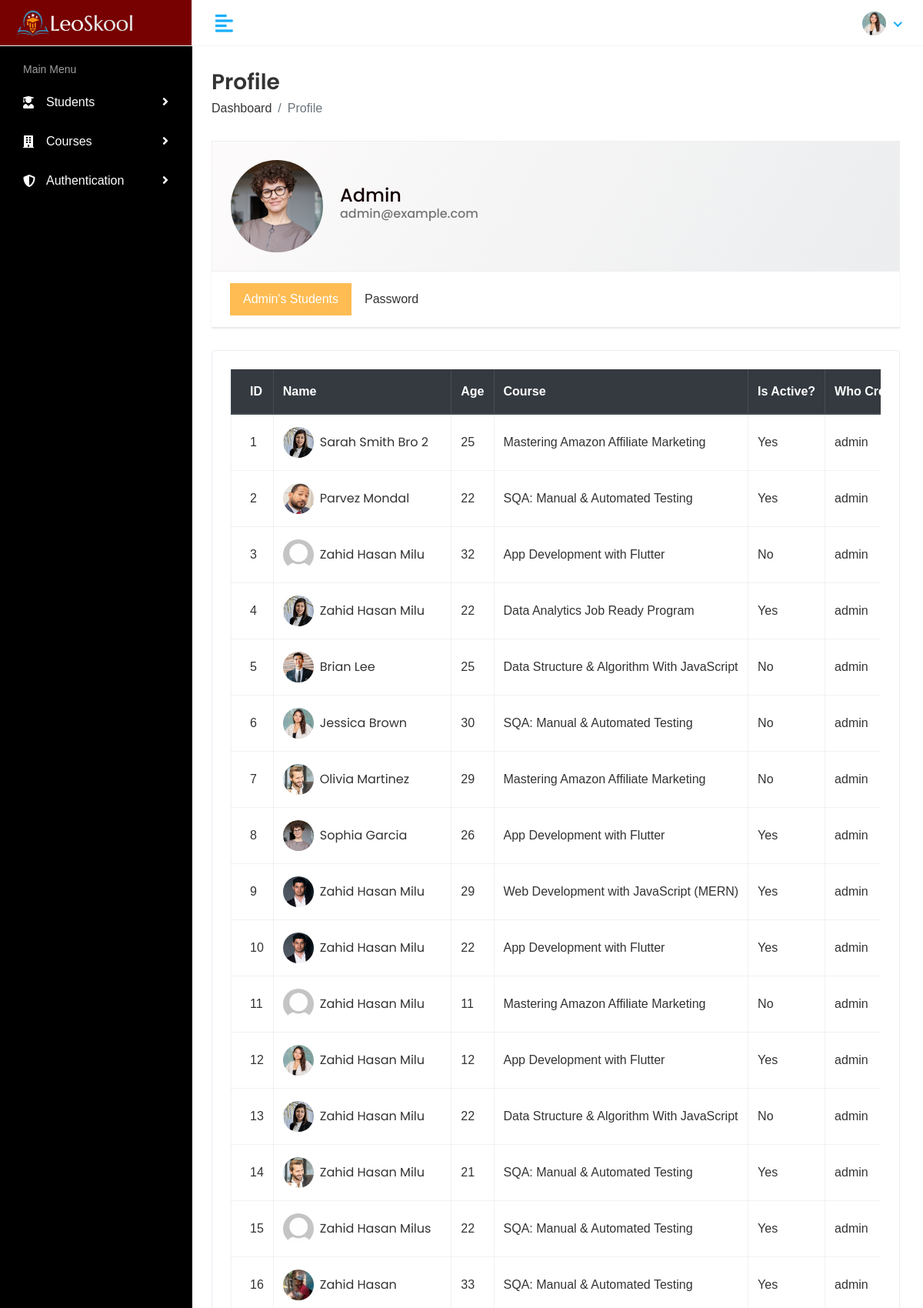
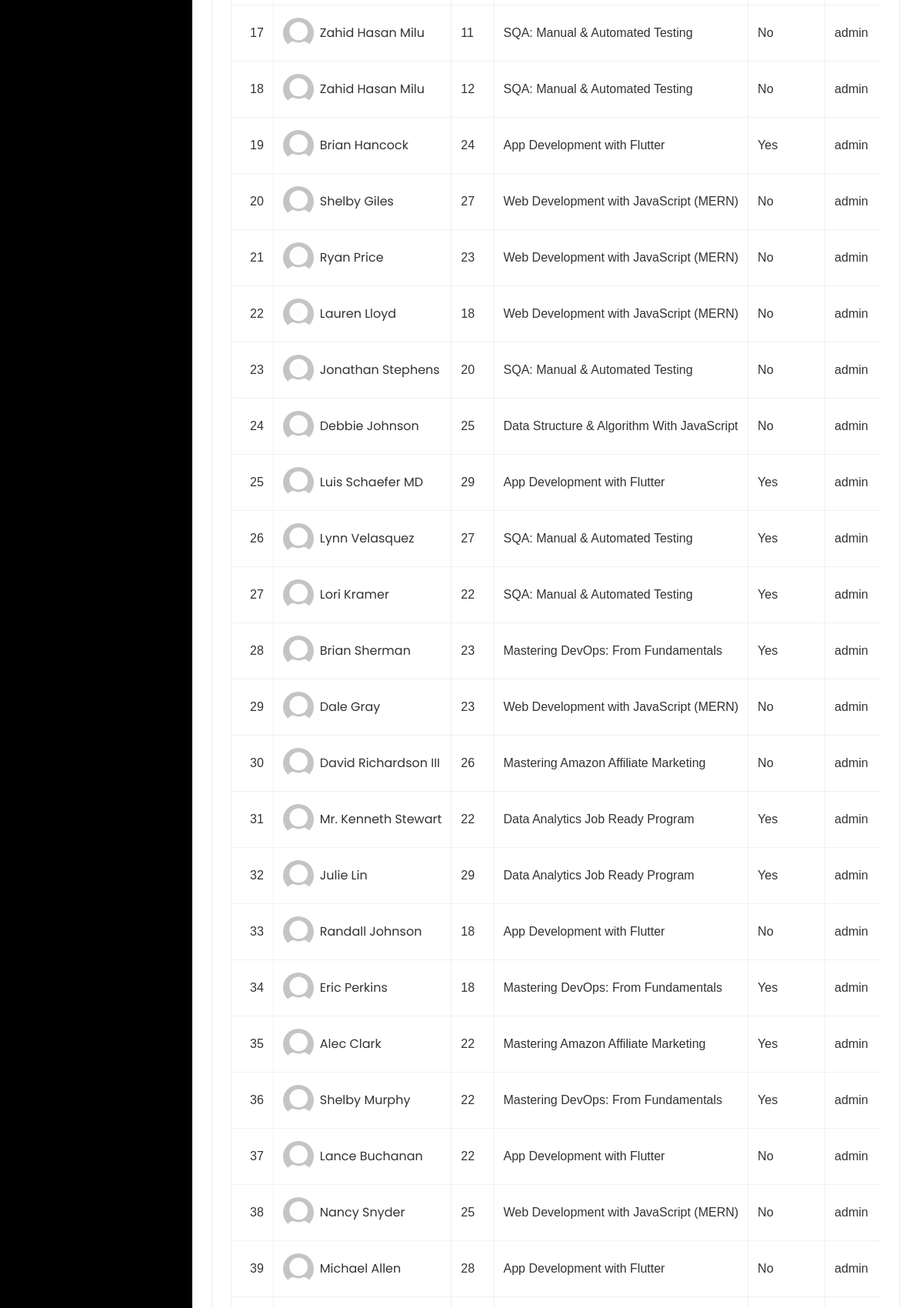
Screenshot of /profile/admin/ (signed in, upper part) with the database file from the repository (2 pictures, top to bottom).
### student/models.py (models this page shows, shortened)
class Student(models.Model):
    GENDER_CHOICES = (
        ('Male', 'Male'),
        ('Female', 'Female'),
    )
    COUNTRY_CHOICES = (
        ('Bangladesh', 'Bangladesh'),
        ('United States', 'United States'),
        ('United Kingdom', 'United Kingdom'),
        ('Germany', 'Germany'),
    )
    name = models.CharField(max_length=100)
    email = models.EmailField(unique=True)
    age = models.IntegerField(blank=False,null=False)
    address = models.TextField(max_length=255,blank=True, null=True)
    gender = models.CharField(max_length=10, choices=GENDER_CHOICES, blank=True, null=True)
    nationality = models.CharField(max_length=50, choices=COUNTRY_CHOICES, blank=True, null=True)
    phone = models.CharField(max_length=15)
    course = models.ForeignKey(Course, on_delete=models.CASCADE)
    photo = models.ImageField(upload_to=student_directory_path, default='profile_default.png')
    active = models.BooleanField(default=False)
    user = models.ForeignKey(User, on_delete=models.CASCADE, related_name='user_students')
    created_at = models.DateTimeField(auto_now_add=True)
    updated_at = models.DateTimeField(auto_now=True)

class Course(models.Model):
    name = models.CharField(max_length=100, unique=True)
    duration = models.IntegerField()
    fee = models.IntegerField()
    active = models.BooleanField(default=True)
    image = models.ImageField(upload_to=course_directory_path, default='Course_default.jpg')

### user_auth/views.py (the view)
# urls.py: path('profile/<str:username>/', views.User_Profile.as_view(), name='profile'),
class User_Profile(LoginRequiredMixin,ListView):
    model = Student
    template_name = "user_auth/profile.html"
    context_object_name = "students"  # Makes template code cleaner
    def get_queryset(self):
        username = self.kwargs.get("username")
        self.profile_user = get_object_or_404(User, username=username)  # Store user object
        return Student.objects.filter(user=self.profile_user)
    def get_context_data(self, **kwargs):
        context = super().get_context_data(**kwargs)
        context["profile_user"] = self.profile_user  # Avoid duplicate queries
        return context

### templates/user_auth/profile.html (shortened to what this page needs)
{% extends 'layout/base.html' %}
{% load static %}
{% block content %}
<div class="page-wrapper">
   <div class="content container-fluid">
      <div class="page-header">
         <div class="row">
            <div class="col">
               <h3 class="page-title">Profile</h3>
               <ul class="breadcrumb">
                  <li class="breadcrumb-item"><a href="index.html">Dashboard</a></li>
                  <li class="breadcrumb-item active">Profile</li>
               </ul>
            </div>
         </div>
      </div>
      <div class="row">
         <div class="col-md-12">
            <div class="profile-header">
               <div class="row align-items-center">
                  <div class="col-auto profile-image">
                     <a href="#">
                        <img class="rounded-circle" alt="User Image" src="{% static 'assets/img/profiles/avatar-02.jpg' %}">
                     </a>
                  </div>
                  <div class="col ml-md-n2 profile-user-info">
                     <h4 class="user-name mb-0">{{profile_user.username|capfirst}}</h4>
                     <h6 class="text-muted">{{profile_user.email}}</h6>
                  </div>
               </div>
            </div>
            <div class="profile-menu">
               <ul class="nav nav-tabs nav-tabs-solid">
                  <li class="nav-item">
                     <a class="nav-link active" data-toggle="tab" href="#per_details_tab">{{request.user.username|capfirst}}'s Students</a>
                  </li>
                  <li class="nav-item">
                     <a class="nav-link" data-toggle="tab" href="#password_tab">Password</a>
                  </li>
               </ul>
            </div>
            <div class="tab-content profile-tab-cont">
               <div class="tab-pane fade show active" id="per_details_tab">
                  <div class="row">
                     <div class="col-lg-12">
                        <div id="table-view">
                           <div class="row">
                              <div class="col-sm-12">
                                 <div class="card card-table">
                                    <div class="card-body">
                                       <div class="table-responsive">
                                          <table class="table table-hover table-bordered table-center mb-0 datatable">
                                             <thead class="thead-dark">
                                                <tr>
                                                   <th>ID</th>
                                                   <th>Name</th>
                                                   <th>Age</th>
                                                   <th>Course</th>
                                                   <th>Is Active?</th>
                                                   <th>Who Created</th>
                                                </tr>
                                             </thead>
                                             <tbody>
                                                {% for student in students  %}
                                                   <tr>
                                                      <td>{{ forloop.counter }}</td>
                                                      <td>
                                                         <h2 class="table-avatar">
                                                            <a href="{% url 'student_details' student.id %}" class="avatar avatar-sm mr-2">
                                                               <img class="avatar-img rounded-circle" src="{{ student.photo.url }}" alt="Image">
                                                            </a>
                                                            <a href="{% url 'student_details' student.id %}">{{student.name}}</a>
                                                         </h2>
                                                      </td>
                                                      <td>{{student.age}}</td>
                                                      <td>{{student.course.name}}</td>
                                                      <td>{% if student.active %} Yes {% else %} No {% endif %}</td>
                                                      <td>{{student.user.username}}</td>
                                                   </tr>
                                                {% endfor %}
                                             </tbody>
                                          </table>
                                       </div>
                                    </div>
                                 </div>
                              </div>
                           </div>
                        </div>
                     </div>
                  </div>
               </div>
            </div>
         </div>
      </div>
   </div>
</div>
{% endblock content %}

### static/assets/css/style.css (style rules this page uses)
html { height: 100%; }
body { background-color: #ffffff; color: #130000; font-family: 'Ubuntu', sans-serif; font-size: 1rem; height: 90%; line-height: 1.5; overflow-x: hidden; }
h1, h2, h3, h4, h5, h6 { font-family: 'Poppins', sans-serif; margin-top: 0; }
a { color: #009ce7; }
input, button, a { transition: all 0.4s ease; -moz-transition: all 0.4s ease; -o-transition: all 0.4s ease; -ms-transition: all 0.4s ease; -webkit-transition: all 0.4s ease; }
ul, ol { padding: 0px; list-style: none; }
.table { color: #333; max-width: 100%; margin-bottom: 0; width: 100%; }
table.table td h2 { display: inline-block; font-size: inherit; font-weight: 400; margin: 0; padding: 0; vertical-align: middle; }
table.table td h2.table-avatar { align-items: center; display: inline-flex; font-size: inherit; font-weight: 400; margin: 0; padding: 0; vertical-align: middle; white-space: nowrap; }
table.table td h2 a { color: #333; }
.table thead tr th { font-weight: 600; }
.table tbody tr { border-bottom: 1px solid rgba(0, 0, 0, 0.05); }
.table.table-center td, .table.table-center th { vertical-align: middle; }
.table-bordered { border: 1px solid rgba(0, 0, 0, 0.05) !important; }
.table-bordered th, .table-bordered td { border-color: rgba(0, 0, 0, 0.05); }
.card-table .card-body .table>thead>tr>th { border-top: 0; }
.card-table .card-body .table tr td:first-child, .card-table .card-body .table tr th:first-child { padding-left: 1.5rem; }
.card-table .table td, .card-table .table th { border-top: 1px solid #e2e5e8; padding: 1rem 0.75rem; white-space: nowrap; }
.text-muted { color: #757575 !important; }
.card { border: 1px solid #ececf5; box-shadow: 0 1px 3px 0 rgba(0, 0, 0, 0.03); margin-bottom: 1.875rem; }
.card-body { padding: 1.5rem; }
.nav-tabs { border-bottom: 1px solid #e6e6e6; }
.nav-tabs>li>a { margin-right: 0; color: #888; border-radius: 0; }
.nav-tabs.nav-tabs-solid>li>a { color: #333; }
.tab-content { padding-top: 20px; }
.nav-tabs .nav-link { border-radius: 0; }
.nav-tabs.nav-tabs-solid>li>a.active, .nav-tabs.nav-tabs-solid>li>a.active:hover, .nav-tabs.nav-tabs-solid>li>a.active:focus { background-color: #FFBC53; border-color: #FFBC53; color: #fff; }
.nav-tabs.nav-tabs-solid { background-color: #fafafa; border: 0; }
.nav-tabs.nav-tabs-solid>li { margin-bottom: 0; }
.nav-tabs.nav-tabs-solid>li>a { border-color: transparent; }
.avatar { position: relative; display: inline-block; width: 3rem; height: 3rem }
.avatar>img { width: 100%; height: 100%; -o-object-fit: cover; object-fit: cover; }
.avatar-sm { width: 2.5rem; height: 2.5rem; }
.page-wrapper { margin-left: 245px; padding-top: 60px; position: relative; transition: all 0.4s ease; }
.page-wrapper>.content { padding: 1.875rem 1.875rem 0; }
.page-header { margin-bottom: 1.875rem; }
.page-header .breadcrumb { background-color: transparent; color: #6c757d; font-size: 1rem; font-weight: 500; margin-bottom: 0; padding: 0; }
.page-header .breadcrumb a { color: #333; }
.page-title { font-size: 28px; font-weight: 600; color: #333; margin-bottom: 5px; }
.profile-header { background: linear-gradient(120deg, #fdfbfb 0%, #ebedee 100%); border: 1px solid #efefef; padding: 1.5rem; }
.profile-menu { background-color: #fff; box-shadow: 0 2px 2px rgba(0, 0, 0, 0.1); padding: 0.9375rem 1.5rem; }
.profile-menu .nav-tabs.nav-tabs-solid { background-color: transparent; }
.profile-header img { height: auto; max-width: 120px; width: 120px; }
.profile-tab-cont { padding-top: 1.875rem; }
.card { height: 100%; display: flex; flex-direction: column; }
.card-body { flex-grow: 1; }

### rows the page displays
Student: photo (picture), name "Sarah Smith Bro 2", age "25", course.name "Mastering Amazon Affiliate Marketing", active "Yes", user.username "admin"
Student: photo (picture), name "Parvez Mondal", age "22", course.name "SQA: Manual & Automated Testing", active "Yes", user.username "admin"
Student: photo (placeholder picture), name "Zahid Hasan Milu", age "32", course.name "App Development with Flutter", active "No", user.username "admin"
Student: photo (picture), name "Zahid Hasan Milu", age "22", course.name "Data Analytics Job Ready Program", active "Yes", user.username "admin"
Student: photo (picture), name "Brian Lee", age "25", course.name "Data Structure & Algorithm With JavaScript", active "No", user.username "admin"
Student: photo (picture), name "Jessica Brown", age "30", course.name "SQA: Manual & Automated Testing", active "No", user.username "admin"
Student: photo (picture), name "Olivia Martinez", age "29", course.name "Mastering Amazon Affiliate Marketing", active "No", user.username "admin"
Student: photo (picture), name "Sophia Garcia", age "26", course.name "App Development with Flutter", active "Yes", user.username "admin"
Student: photo (picture), name "Zahid Hasan Milu", age "29", course.name "Web Development with JavaScript (MERN)", active "Yes", user.username "admin"
Student: photo (picture), name "Zahid Hasan Milu", age "22", course.name "App Development with Flutter", active "Yes", user.username "admin"
Student: photo (placeholder picture), name "Zahid Hasan Milu", age "11", course.name "Mastering Amazon Affiliate Marketing", active "No", user.username "admin"
Student: photo (picture), name "Zahid Hasan Milu", age "12", course.name "App Development with Flutter", active "Yes", user.username "admin"
Student: photo (picture), name "Zahid Hasan Milu", age "22", course.name "Data Structure & Algorithm With JavaScript", active "No", user.username "admin"
Student: photo (picture), name "Zahid Hasan Milu", age "21", course.name "SQA: Manual & Automated Testing", active "Yes", user.username "admin"
Student: photo (placeholder picture), name "Zahid Hasan Milus", age "22", course.name "SQA: Manual & Automated Testing", active "Yes", user.username "admin"
Student: photo (picture), name "Zahid Hasan", age "33", course.name "SQA: Manual & Automated Testing", active "Yes", user.username "admin"
Student: photo (placeholder picture), name "Zahid Hasan Milu", age "11", course.name "SQA: Manual & Automated Testing", active "No", user.username "admin"
Student: photo (placeholder picture), name "Zahid Hasan Milu", age "12", course.name "SQA: Manual & Automated Testing", active "No", user.username "admin"
Student: photo (placeholder picture), name "Brian Hancock", age "24", course.name "App Development with Flutter", active "Yes", user.username "admin"
Student: photo (placeholder picture), name "Shelby Giles", age "27", course.name "Web Development with JavaScript (MERN)", active "No", user.username "admin"
Student: photo (placeholder picture), name "Ryan Price", age "23", course.name "Web Development with JavaScript (MERN)", active "No", user.username "admin"
Student: photo (placeholder picture), name "Lauren Lloyd", age "18", course.name "Web Development with JavaScript (MERN)", active "No", user.username "admin"
Student: photo (placeholder picture), name "Jonathan Stephens", age "20", course.name "SQA: Manual & Automated Testing", active "No", user.username "admin"
Student: photo (placeholder picture), name "Debbie Johnson", age "25", course.name "Data Structure & Algorithm With JavaScript", active "No", user.username "admin"
Student: photo (placeholder picture), name "Luis Schaefer MD", age "29", course.name "App Development with Flutter", active "Yes", user.username "admin"
Student: photo (placeholder picture), name "Lynn Velasquez", age "27", course.name "SQA: Manual & Automated Testing", active "Yes", user.username "admin"
Student: photo (placeholder picture), name "Lori Kramer", age "22", course.name "SQA: Manual & Automated Testing", active "Yes", user.username "admin"
Student: photo (placeholder picture), name "Brian Sherman", age "23", course.name "Mastering DevOps: From Fundamentals", active "Yes", user.username "admin"
Student: photo (placeholder picture), name "Dale Gray", age "23", course.name "Web Development with JavaScript (MERN)", active "No", user.username "admin"
Student: photo (placeholder picture), name "David Richardson III", age "26", course.name "Mastering Amazon Affiliate Marketing", active "No", user.username "admin"
Student: photo (placeholder picture), name "Mr. Kenneth Stewart", age "22", course.name "Data Analytics Job Ready Program", active "Yes", user.username "admin"
Student: photo (placeholder picture), name "Julie Lin", age "29", course.name "Data Analytics Job Ready Program", active "Yes", user.username "admin"
Student: photo (placeholder picture), name "Randall Johnson", age "18", course.name "App Development with Flutter", active "No", user.username "admin"
Student: photo (placeholder picture), name "Eric Perkins", age "18", course.name "Mastering DevOps: From Fundamentals", active "Yes", user.username "admin"
Student: photo (placeholder picture), name "Alec Clark", age "22", course.name "Mastering Amazon Affiliate Marketing", active "Yes", user.username "admin"
Student: photo (placeholder picture), name "Shelby Murphy", age "22", course.name "Mastering DevOps: From Fundamentals", active "Yes", user.username "admin"
Student: photo (placeholder picture), name "Lance Buchanan", age "22", course.name "App Development with Flutter", active "No", user.username "admin"
Student: photo (placeholder picture), name "Nancy Snyder", age "25", course.name "Web Development with JavaScript (MERN)", active "No", user.username "admin"
Student: photo (placeholder picture), name "Michael Allen", age "28", course.name "App Development with Flutter", active "No", user.username "admin"

### other values shown
{{ profile_user.username|capfirst }} "Admin"
{{ profile_user.email }} "admin@example.com"
{{ request.user.username|capfirst }} "Admin"
